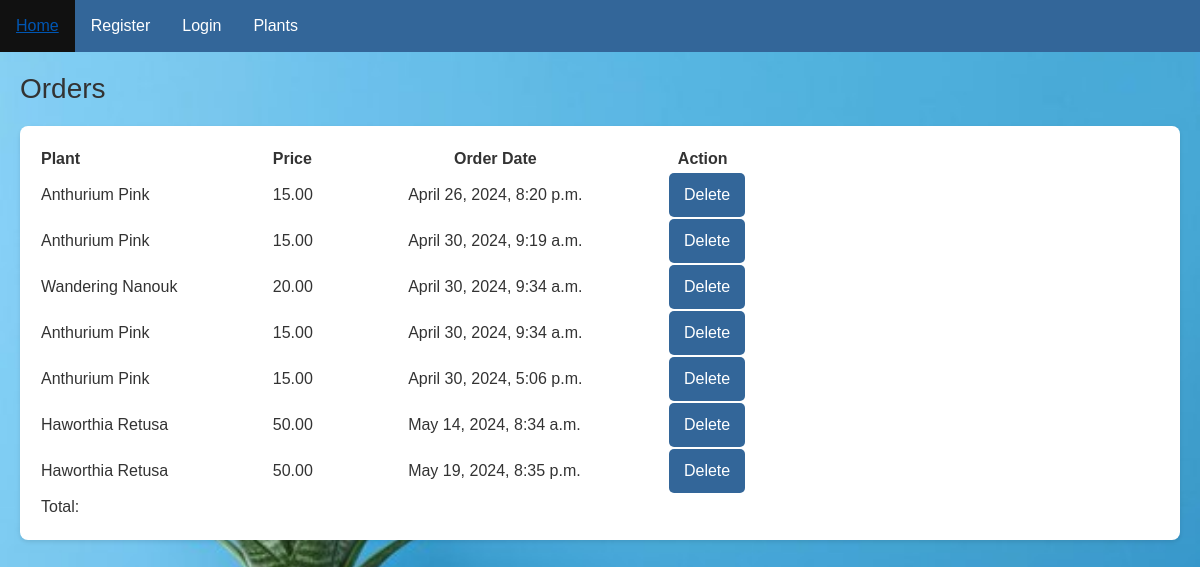
Screenshot of /order_management/ with the database file from the repository.
### my_app/models.py (models this page shows, shortened)
class Order(models.Model):
    user = models.ForeignKey(User, on_delete=models.CASCADE, related_name='orders')
    plant = models.ForeignKey(Plant, on_delete=models.CASCADE)
    date_created = models.DateTimeField(auto_now_add=True)

class Plant(models.Model):
    name = models.CharField(max_length=255)
    description = models.TextField()
    image = models.ImageField(upload_to='plants/')
    price = models.DecimalField(max_digits=10, decimal_places=2)
    availability = models.BooleanField(default=True)

### my_app/views.py (the view)
# urls.py: path('order_management/', views.order_management, name='order_management'),
def order_management(request):
    orders = Order.objects.all()
    if request.method == 'POST':
        order_id = request.POST.get('order_id')
        if order_id:
            order = get_object_or_404(Order, id=order_id)
            if request.POST.get('action') == 'delete':
                order.delete()
                return redirect('orders')
        else:
            form = PlantForm(request.POST, request.FILES)
            if form.is_valid():
                form.save()
                return redirect('orders')
    else:
        form = PlantForm()
    return render(request, 'orders.html', {'orders': orders, 'form': form})

### my_app/templates/orders.html (shortened to what this page needs)
{% extends 'base.html' %}
{% block content %}
<div class="container">
    <h3>Orders</h3>
    <section class="customer-orders">
    <table>
        <thead>
            <tr>
                <th>Plant</th>
                <th>&nbsp; &nbsp;&nbsp; &nbsp;&nbsp; &nbsp;&nbsp; &nbsp;&nbsp; &nbsp;&nbsp; &nbsp;&nbsp; &nbsp;Price</th>
				<th style="text-align:center;">&nbsp; &nbsp;&nbsp; &nbsp;&nbsp; &nbsp;&nbsp; &nbsp;&nbsp; &nbsp;&nbsp; &nbsp;&nbsp; &nbsp;Order Date</th>
                <th>&nbsp; &nbsp;&nbsp; &nbsp;&nbsp; &nbsp;&nbsp; &nbsp;&nbsp; &nbsp;&nbsp; &nbsp;&nbsp; &nbsp;Action</th>
            </tr>
        </thead>
        <tbody>
            {% for order in orders %}
            <tr>
                <td>{{ order.plant.name }}</td>
                <td>&nbsp; &nbsp;&nbsp; &nbsp;&nbsp; &nbsp;&nbsp; &nbsp;&nbsp; &nbsp;&nbsp; &nbsp;&nbsp; &nbsp;{{ order.plant.price }}</td>
                <td>&nbsp; &nbsp;&nbsp; &nbsp;&nbsp; &nbsp;&nbsp; &nbsp;&nbsp; &nbsp;&nbsp; &nbsp;&nbsp; &nbsp;{{ order.date_created }}</td>
				<td>
                <form method="post" action="{% url 'order_management' %}">
                    <button type="submit">Delete</button>
                </form>
				</td>
            </tr>
            {% endfor %}
        </tbody>
        <tfoot>
            <tr>
                <td>Total:</td>
                <td>{{ total_price }}</td>
            </tr>
        </tfoot>
    </table>
	</section>
</div>
{% endblock %}

### my_app/static/styles.css (style rules this page uses)
h1, h2, h3 { color: #333; }
button { background-color: #336699; color: #fff; border: none; padding: 10px 15px; border-radius: 5px; cursor: pointer; }
body { font-family: 'Arial', sans-serif; margin: 0; padding: 0; background-image: url('imgs/background.jpg'); background-repeat: no-repeat; background-attachment: fixed; background-size: 100% 100%; color: #333; }
.container { max-width: 1200px; margin: 0 auto; padding: 20px; }
.customer-orders { background-color: #fff; padding: 20px; margin-top: 20px; border-radius: 8px; box-shadow: 0 2px 4px rgba(0, 0, 0, 0.1); }

### rows the page displays
Order: plant.name "Anthurium Pink", plant.price "15.00", date_created "April 26, 2024, 8:20 p.m."
Order: plant.name "Anthurium Pink", plant.price "15.00", date_created "April 30, 2024, 9:19 a.m."
Order: plant.name "Wandering Nanouk", plant.price "20.00", date_created "April 30, 2024, 9:34 a.m."
Order: plant.name "Anthurium Pink", plant.price "15.00", date_created "April 30, 2024, 9:34 a.m."
Order: plant.name "Anthurium Pink", plant.price "15.00", date_created "April 30, 2024, 5:06 p.m."
Order: plant.name "Haworthia Retusa", plant.price "50.00", date_created "May 14, 2024, 8:34 a.m."
Order: plant.name "Haworthia Retusa", plant.price "50.00", date_created "May 19, 2024, 8:35 p.m."
